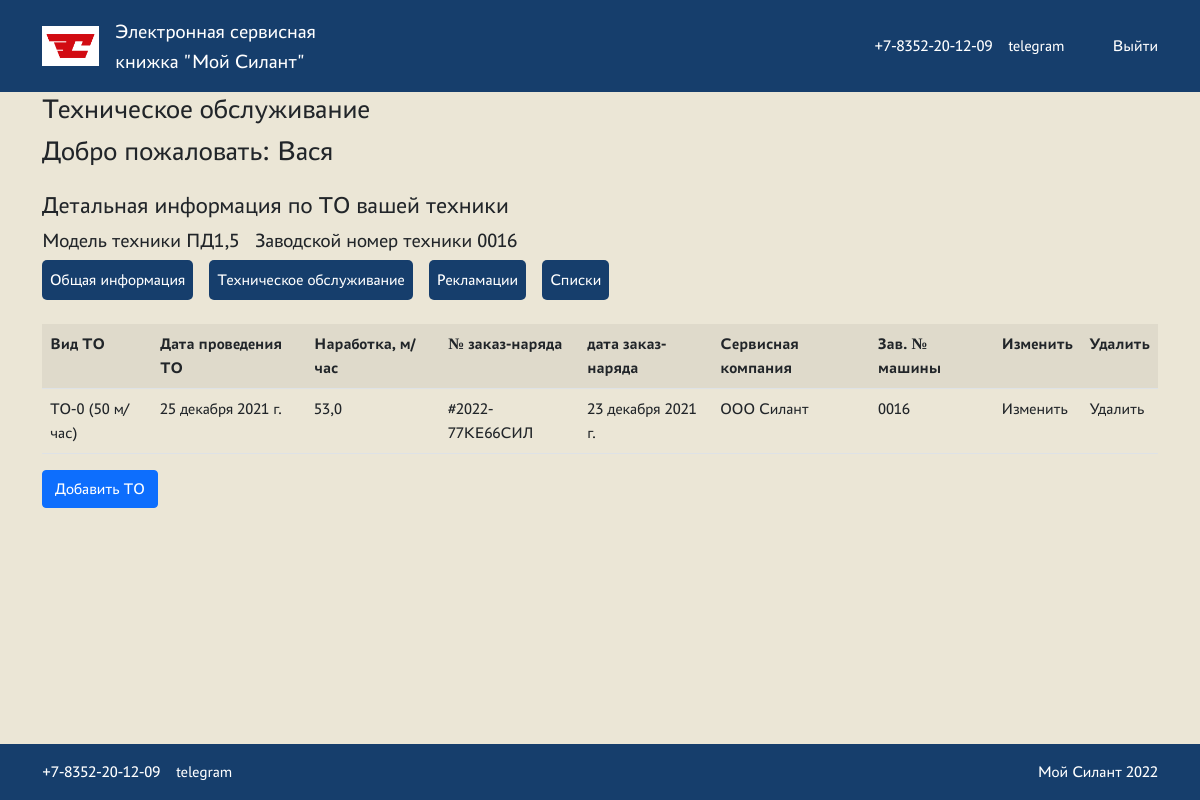
Page /maintenancelist/2/ (signed in) on the committed database.
### src/models.py (models this page shows, shortened)
class Machine(models.Model):
    machine_serial_number = models.TextField(unique=True, verbose_name="Зав. № машины")
    machine_model = models.ForeignKey(MachineModel, verbose_name="Модель техники", on_delete=models.CASCADE)
    engine_model = models.ForeignKey(EngineModel, verbose_name="Модель двигателя", on_delete=models.CASCADE)
    engine_serial_number = models.TextField(verbose_name="Зав. № двигателя")
    transmission_model = models.ForeignKey(TransmissionModel, verbose_name="Модель трансмиссии", on_delete=models.CASCADE)
    transmission_serial_number = models.TextField(verbose_name="Зав. № трансмиссии")
    driving_axle_model = models.ForeignKey(DrivingAxleModel, verbose_name="Модель ведущего моста", on_delete=models.CASCADE)
    driving_axle_serial_number = models.TextField(verbose_name="Зав. № ведущего моста")
    steering_axle_model = models.ForeignKey(SteeringAxleModel, verbose_name="Модель управляемого моста", on_delete=models.CASCADE)
    steering_axle_serial_number = models.TextField(verbose_name="Зав. № управляемого моста")
    contract = models.TextField(verbose_name="Договор поставки №, дата")
    from_factory_shipment_date = models.DateField(verbose_name="Дата отгрузки с завода")
    consignee = models.TextField(verbose_name="Грузополучатель (конечный потребитель)")
    delivery_address = models.TextField(verbose_name="Адрес поставки (эксплуатации)")
    additional_options = models.TextField(verbose_name="Комплектация (доп. опции)")
    client = models.TextField(verbose_name="Клиент")
    service_company = models.ForeignKey(ServiceCompany, verbose_name="Сервисная компания", on_delete=models.CASCADE)
    def __str__(self):
        return self.machine_serial_number
    class Meta:
        verbose_name = "Машина"
        ordering = ["-from_factory_shipment_date"]

class MachineModel(models.Model):
    name = models.TextField(verbose_name="Модель техники")
    description = models.TextField(blank=True, verbose_name="Описание")
    def __str__(self):
        return self.name
    class Meta:
        verbose_name = "Модель техники"

class Maintenance(models.Model):
    type_of_maintenance = models.ForeignKey(MaintenanceType, verbose_name="Вид ТО", on_delete=models.CASCADE)
    maintenance_date = models.DateField(verbose_name="Дата проведения ТО")
    operating_time = models.FloatField(verbose_name="Наработка, м/час")
    order_number = models.TextField(verbose_name="№ заказ-наряда")
    order_date = models.DateField(verbose_name="дата заказ-наряда")
    maintenance_organization = models.ForeignKey(ServiceCompany, verbose_name="Сервисная компания", on_delete=models.CASCADE)
    machine = models.ForeignKey(Machine, verbose_name="Зав. № машины", on_delete=models.CASCADE)
    class Meta:
        verbose_name = "Техническое обслуживание"
        ordering = ["-maintenance_date"]

class MaintenanceType(models.Model):
    name = models.TextField(verbose_name="Вид ТО")
    description = models.TextField(verbose_name="Описание")
    def __str__(self):
        return self.name
    class Meta:
        verbose_name = "Вид ТО"

class ServiceCompany(models.Model):
    name = models.TextField(verbose_name="Название сервисной компании")
    description = models.TextField(blank=True, verbose_name="Описание")
    def __str__(self):
        return self.name
    class Meta:
        verbose_name = "Сервисная компания"

### src/views.py (the view)
# urls.py: path("maintenancelist/<int:machine_id>/", machine_maintenance_list, name="maintenance_list"),
def machine_maintenance_list(request, machine_id):
    is_authenticated = request.user.groups.exists()
    manager = request.user.groups.filter(name="Менеджер")
    if not manager.exists():
        is_manager = "НЕ менеджер"
    else:
        is_manager = "Менеджер"
    if is_authenticated:
        maintenance_list = Maintenance.objects.filter(machine=machine_id)
        machine = Machine.objects.get(pk=machine_id)
        context = {"maintenance_list": maintenance_list,
                   "machine": machine,
                   "is_authenticated": is_authenticated,
                   "is_manager": is_manager
                   }
    else:
        maintenance_list = "Для этого действия требуется авторизация"
        context = {"maintenance_list": maintenance_list}
    return render(request, "./maintenance/machine_maintenance_list.html", context)

### templates/maintenance/machine_maintenance_list.html
<!DOCTYPE html>
{% extends 'default.html' %}
{% load static %}
{% block content %}
    <section class="maintenance">
        <h3 class="heading">Техническое обслуживание</h3>
        {% if is_authenticated %}
            <h3 class="heading">Добро пожаловать: {{ request.user.first_name }}</h3>
            <h4 class="search__description mt-4">
                Детальная информация по ТО вашей техники
            </h4>
            <nav class="btn-wrapper">
                <ul class="nav-btns">
                    <li>
                        <h5>Модель техники {{ machine.machine_model }}</h5>
                    </li>
                    <li>
                        <h5>Заводской номер техники {{ machine.machine_serial_number }}</h5>
                    </li>
                </ul>
            </nav>
            <nav class="btn-wrapper">
                <ul class="nav-btns">
                    <li class="nav-item">
                        <a href="{% url 'machine_detail' machine.pk %}">Общая информация</a>
                    </li>
                    <li class="nav-item">
                        <a href="{% url 'maintenance_detail' machine.pk %}">Техническое обслуживание</a>
                    </li>
                    <li class="nav-item">
                        <a href="{% url 'claim_list' machine.pk %}">Рекламации</a>
                    </li>
                    {% if is_manager == 'Менеджер' %}
                        <li class="nav-item">
                            <a href="/servicecompany/">Списки</a>
                        </li>
                    {% endif %}
                </ul>
            </nav>
            <div class="table-responsive mt-4">
            <table class="table table-striped">
                <tbody>
                <tr>
                    <th>Вид ТО</th>
                    <th>Дата проведения ТО</th>
                    <th>Наработка, м/час</th>
                    <th>№ заказ-наряда</th>
                    <th>дата заказ-наряда</th>
                    <th>Сервисная компания</th>
                    <th>Зав. № машины</th>
                    <th>Изменить</th>
                    <th>Удалить</th>
                <tr>
                    {% for maintenance in maintenance_list %}
                        <td>{{ maintenance.type_of_maintenance }}</td>
                        <td>{{ maintenance.maintenance_date }}</td>
                        <td>{{ maintenance.operating_time }}</td>
                        <td>{{ maintenance.order_number }}</td>
                        <td>{{ maintenance.order_date }}</td>
                        <td>{{ maintenance.maintenance_organization }}</td>
                        <td>{{ maintenance.machine }}</td>
                        <td><a href="{% url 'maintenance_update' maintenance.pk %}">Изменить</a>
                        </td>
                        <td><a href="{% url 'maintenance_delete' maintenance.pk %}">Удалить</a></td>
                        </tr>
                    {% endfor %}
                </tbody>
            </table>
            <div class="btn btn-primary">
                <a href="{% url 'maintenance_create' %}">Добавить ТО</a>
            </div>
        {% else %}
           <div class="search_result empty_result">Для этого действия требуется авторизация</div>
        {% endif %}
        </div>
    </section>
{% endblock content %}

### static/css/styles.css (style rules this page uses)
:root { --color-primary: #163E6C; --color-secondary: #EBE6D6; --color-danger: #D20A11; --color-text-primary: #FFFFFF; }
*, *:before, *:after { margin: 0; padding: 0; box-sizing: border-box; }
a { text-decoration: none; color: inherit; }
ul,li { list-style-type: none; margin: 0; padding: 0; }
body { font-family: "PT Astra Sans"; margin: 0; display: flex; flex-direction: column; min-height: 100vh; }
.nav-btns { display: flex; gap: 1rem; }
.nav-item { background-color: var(--color-primary); color: var(--color-text-primary); padding: 0.5rem; border-radius: 5px; }

### rows in the picture
Machine: machine_model "ПД1,5", machine_serial_number "0016"
Maintenance: type_of_maintenance "ТО-0 (50 м/час)", maintenance_date "25 декабря 2021 г.", operating_time "53,0", order_number "#2022-77КЕ66СИЛ", order_date "23 декабря 2021 г.", maintenance_organization "ООО Силант", machine "0016"

### other values in the picture
{{ request.user.first_name }} "Вася"
